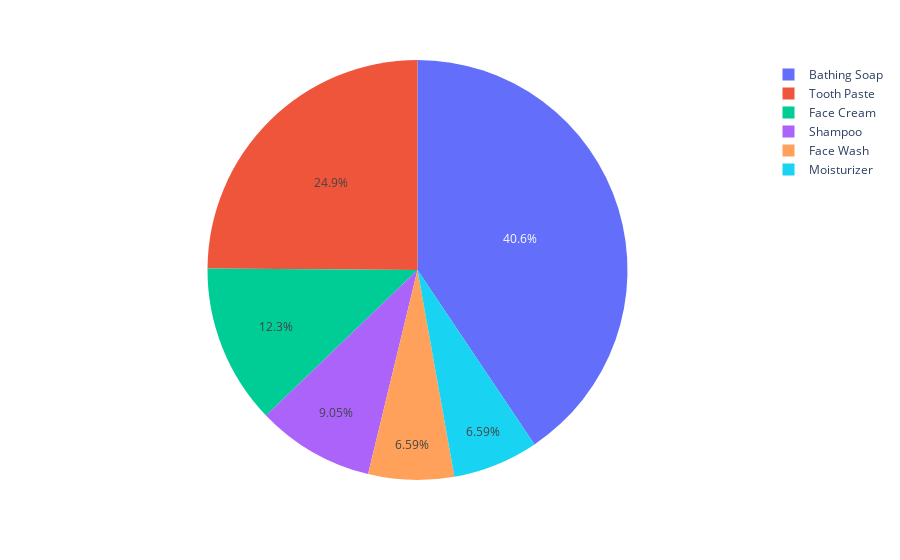

Notebook source saved alongside this figure:
### Markdown cell above
## Exercise 6: Calculate total sale data for each product and show it using a Pie chart

In Pie chart display Number of units sold per year for each product in percentage.

### Code cell
data = {
    'Face Cream': df['facecream'].sum(),
    'Face Wash': df['facewash'].sum(),
    'Tooth Paste': df['toothpaste'].sum(),
    'Bathing Soap': df['bathingsoap'].sum(),
    'Shampoo': df['shampoo'].sum(),
    'Moisturizer': df['moisturizer'].sum()
}

# Convert the data into a DataFrame for Plotly
sales_data = pd.DataFrame({
    'Product': data.keys(),
    'Sales': data.values()
})

# Create the pie chart
fig = px.pie(sales_data,
            names='Product',        # Labels for the pie chart
            values='Sales'         # Values for each section)
            )
fig.show()

### Figure 1 — Plotly figure (JSON) as saved in the notebook; plotly's stock layout.template omitted (floating-point values rounded to 4 significant figures)
{"data": [{"domain": {"x": [0, 1], "y": [0, 1]}, "hovertemplate": "Product=%{label}<br>Sales=%{value}<extra></extra>", "labels": ["Face Cream", "Face Wash", "Tooth Paste", "Bathing Soap", "Shampoo", "Moisturizer"], "legendgroup": "", "name": "", "showlegend": true, "type": "pie", "values": [34480, 18515, 69910, 114010, 25410, 18515]}], "layout": {"autosize": true, "legend": {"tracegroupgap": 0}, "margin": {"t": 60}}}
